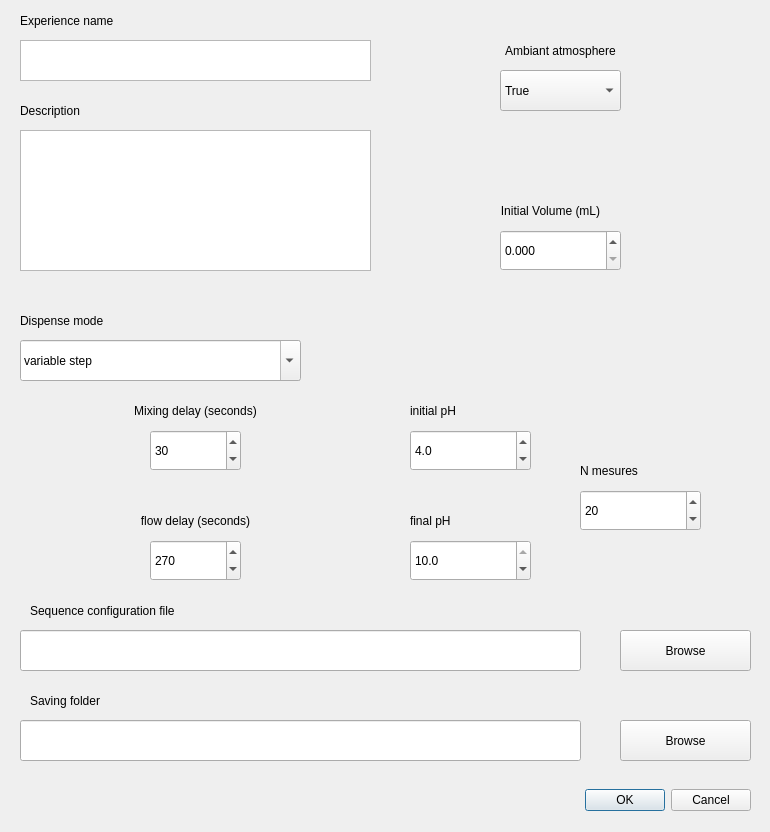
<?xml version="1.0" encoding="UTF-8"?>
<ui version="4.0">
 <class>sequenceConfig</class>
 <widget class="QDialog" name="sequenceConfig">
  <property name="geometry">
   <rect>
    <x>0</x>
    <y>0</y>
    <width>770</width>
    <height>832</height>
   </rect>
  </property>
  <property name="windowTitle">
   <string>Sequence configuration</string>
  </property>
  <property name="sizeGripEnabled">
   <bool>false</bool>
  </property>
  <widget class="QDialogButtonBox" name="dialogbox">
   <property name="geometry">
    <rect>
     <x>440</x>
     <y>770</y>
     <width>311</width>
     <height>61</height>
    </rect>
   </property>
   <property name="orientation">
    <enum>Qt::Horizontal</enum>
   </property>
   <property name="standardButtons">
    <set>QDialogButtonBox::Cancel|QDialogButtonBox::Ok</set>
   </property>
  </widget>
  <widget class="QPlainTextEdit" name="exp_name">
   <property name="geometry">
    <rect>
     <x>20</x>
     <y>40</y>
     <width>351</width>
     <height>41</height>
    </rect>
   </property>
   <property name="plainText">
    <string/>
   </property>
  </widget>
  <widget class="QLabel" name="exp_name_label">
   <property name="geometry">
    <rect>
     <x>20</x>
     <y>0</y>
     <width>241</width>
     <height>41</height>
    </rect>
   </property>
   <property name="text">
    <string>Experience name</string>
   </property>
  </widget>
  <widget class="QLabel" name="description_label">
   <property name="geometry">
    <rect>
     <x>20</x>
     <y>90</y>
     <width>181</width>
     <height>41</height>
    </rect>
   </property>
   <property name="text">
    <string>Description</string>
   </property>
  </widget>
  <widget class="QPlainTextEdit" name="description">
   <property name="geometry">
    <rect>
     <x>20</x>
     <y>130</y>
     <width>351</width>
     <height>141</height>
    </rect>
   </property>
   <property name="plainText">
    <string/>
   </property>
  </widget>
  <widget class="QSpinBox" name="Nmes">
   <property name="geometry">
    <rect>
     <x>580</x>
     <y>490</y>
     <width>121</width>
     <height>41</height>
    </rect>
   </property>
   <property name="minimum">
    <number>3</number>
   </property>
   <property name="maximum">
    <number>30</number>
   </property>
   <property name="value">
    <number>20</number>
   </property>
  </widget>
  <widget class="QLabel" name="pH_init_label">
   <property name="geometry">
    <rect>
     <x>410</x>
     <y>390</y>
     <width>111</width>
     <height>41</height>
    </rect>
   </property>
   <property name="text">
    <string>initial pH</string>
   </property>
  </widget>
  <widget class="QLabel" name="pH_fin_label">
   <property name="geometry">
    <rect>
     <x>410</x>
     <y>500</y>
     <width>121</width>
     <height>41</height>
    </rect>
   </property>
   <property name="text">
    <string>final pH</string>
   </property>
  </widget>
  <widget class="QLabel" name="Nmes_label">
   <property name="geometry">
    <rect>
     <x>580</x>
     <y>450</y>
     <width>121</width>
     <height>41</height>
    </rect>
   </property>
   <property name="text">
    <string>N mesures</string>
   </property>
  </widget>
  <widget class="QDoubleSpinBox" name="pH_init">
   <property name="geometry">
    <rect>
     <x>410</x>
     <y>430</y>
     <width>121</width>
     <height>41</height>
    </rect>
   </property>
   <property name="decimals">
    <number>1</number>
   </property>
   <property name="minimum">
    <double>3.000000000000000</double>
   </property>
   <property name="maximum">
    <double>5.000000000000000</double>
   </property>
   <property name="singleStep">
    <double>0.100000000000000</double>
   </property>
   <property name="value">
    <double>4.000000000000000</double>
   </property>
  </widget>
  <widget class="QDoubleSpinBox" name="pH_fin">
   <property name="geometry">
    <rect>
     <x>410</x>
     <y>540</y>
     <width>121</width>
     <height>41</height>
    </rect>
   </property>
   <property name="decimals">
    <number>1</number>
   </property>
   <property name="minimum">
    <double>8.000000000000000</double>
   </property>
   <property name="maximum">
    <double>10.000000000000000</double>
   </property>
   <property name="singleStep">
    <double>0.100000000000000</double>
   </property>
   <property name="value">
    <double>10.000000000000000</double>
   </property>
  </widget>
  <widget class="QComboBox" name="dispense_mode">
   <property name="geometry">
    <rect>
     <x>20</x>
     <y>340</y>
     <width>281</width>
     <height>41</height>
    </rect>
   </property>
   <property name="editable">
    <bool>true</bool>
   </property>
   <property name="currentText">
    <string>variable step</string>
   </property>
   <property name="maxVisibleItems">
    <number>10</number>
   </property>
   <item>
    <property name="text">
     <string>variable step</string>
    </property>
   </item>
   <item>
    <property name="text">
     <string>fixed step</string>
    </property>
   </item>
   <item>
    <property name="text">
     <string>with feedback</string>
    </property>
   </item>
   <item>
    <property name="text">
     <string>fixed volumes</string>
    </property>
   </item>
   <item>
    <property name="text">
     <string>from file</string>
    </property>
   </item>
  </widget>
  <widget class="QLabel" name="dispense_mode_label">
   <property name="geometry">
    <rect>
     <x>20</x>
     <y>300</y>
     <width>261</width>
     <height>41</height>
    </rect>
   </property>
   <property name="text">
    <string>Dispense mode</string>
   </property>
  </widget>
  <widget class="QLabel" name="saving_folder_label">
   <property name="geometry">
    <rect>
     <x>30</x>
     <y>680</y>
     <width>351</width>
     <height>41</height>
    </rect>
   </property>
   <property name="text">
    <string>Saving folder</string>
   </property>
  </widget>
  <widget class="QDoubleSpinBox" name="V_init">
   <property name="enabled">
    <bool>true</bool>
   </property>
   <property name="geometry">
    <rect>
     <x>500</x>
     <y>230</y>
     <width>121</width>
     <height>41</height>
    </rect>
   </property>
   <property name="accessibleDescription">
    <string extracomment="BLA"/>
   </property>
   <property name="autoFillBackground">
    <bool>false</bool>
   </property>
   <property name="wrapping">
    <bool>false</bool>
   </property>
   <property name="decimals">
    <number>3</number>
   </property>
   <property name="minimum">
    <double>0.000000000000000</double>
   </property>
   <property name="maximum">
    <double>2000.000000000000000</double>
   </property>
   <property name="singleStep">
    <double>0.010000000000000</double>
   </property>
   <property name="value">
    <double>0.000000000000000</double>
   </property>
  </widget>
  <widget class="QLabel" name="Vinit_label">
   <property name="geometry">
    <rect>
     <x>420</x>
     <y>190</y>
     <width>261</width>
     <height>41</height>
    </rect>
   </property>
   <property name="text">
    <string>Initial Volume (mL)</string>
   </property>
   <property name="alignment">
    <set>Qt::AlignCenter</set>
   </property>
  </widget>
  <widget class="QLabel" name="flow_delay_label">
   <property name="geometry">
    <rect>
     <x>50</x>
     <y>500</y>
     <width>291</width>
     <height>41</height>
    </rect>
   </property>
   <property name="text">
    <string>flow delay (seconds)</string>
   </property>
   <property name="alignment">
    <set>Qt::AlignCenter</set>
   </property>
  </widget>
  <widget class="QSpinBox" name="fixed_delay_box">
   <property name="geometry">
    <rect>
     <x>150</x>
     <y>540</y>
     <width>91</width>
     <height>41</height>
    </rect>
   </property>
   <property name="maximum">
    <number>7200</number>
   </property>
   <property name="value">
    <number>270</number>
   </property>
  </widget>
  <widget class="QLabel" name="mixing_delay_label">
   <property name="geometry">
    <rect>
     <x>110</x>
     <y>390</y>
     <width>171</width>
     <height>41</height>
    </rect>
   </property>
   <property name="text">
    <string>Mixing delay (seconds)</string>
   </property>
   <property name="alignment">
    <set>Qt::AlignCenter</set>
   </property>
  </widget>
  <widget class="QSpinBox" name="agitation_delay_box">
   <property name="geometry">
    <rect>
     <x>150</x>
     <y>430</y>
     <width>91</width>
     <height>41</height>
    </rect>
   </property>
   <property name="maximum">
    <number>300</number>
   </property>
   <property name="value">
    <number>30</number>
   </property>
  </widget>
  <widget class="QToolButton" name="browse">
   <property name="enabled">
    <bool>true</bool>
   </property>
   <property name="geometry">
    <rect>
     <x>620</x>
     <y>720</y>
     <width>131</width>
     <height>41</height>
    </rect>
   </property>
   <property name="text">
    <string>Browse</string>
   </property>
   <property name="checkable">
    <bool>false</bool>
   </property>
   <property name="autoRaise">
    <bool>false</bool>
   </property>
  </widget>
  <widget class="QLineEdit" name="saving_folder">
   <property name="geometry">
    <rect>
     <x>20</x>
     <y>720</y>
     <width>561</width>
     <height>41</height>
    </rect>
   </property>
  </widget>
  <widget class="QLineEdit" name="sequence_config_file">
   <property name="geometry">
    <rect>
     <x>20</x>
     <y>630</y>
     <width>561</width>
     <height>41</height>
    </rect>
   </property>
  </widget>
  <widget class="QToolButton" name="browse1">
   <property name="enabled">
    <bool>true</bool>
   </property>
   <property name="geometry">
    <rect>
     <x>620</x>
     <y>630</y>
     <width>131</width>
     <height>41</height>
    </rect>
   </property>
   <property name="text">
    <string>Browse</string>
   </property>
   <property name="checkable">
    <bool>false</bool>
   </property>
   <property name="autoRaise">
    <bool>false</bool>
   </property>
  </widget>
  <widget class="QLabel" name="sequence_config_label">
   <property name="geometry">
    <rect>
     <x>30</x>
     <y>590</y>
     <width>351</width>
     <height>41</height>
    </rect>
   </property>
   <property name="text">
    <string>Sequence configuration file</string>
   </property>
  </widget>
  <widget class="QLabel" name="atmosphere_label">
   <property name="geometry">
    <rect>
     <x>430</x>
     <y>30</y>
     <width>261</width>
     <height>41</height>
    </rect>
   </property>
   <property name="text">
    <string>Ambiant atmosphere</string>
   </property>
   <property name="alignment">
    <set>Qt::AlignCenter</set>
   </property>
  </widget>
  <widget class="QComboBox" name="atmosphere_box">
   <property name="geometry">
    <rect>
     <x>500</x>
     <y>70</y>
     <width>121</width>
     <height>41</height>
    </rect>
   </property>
   <item>
    <property name="text">
     <string>True</string>
    </property>
   </item>
   <item>
    <property name="text">
     <string>False</string>
    </property>
   </item>
  </widget>
 </widget>
 <resources/>
 <connections>
  <connection>
   <sender>dialogbox</sender>
   <signal>accepted()</signal>
   <receiver>sequenceConfig</receiver>
   <slot>accept()</slot>
   <hints>
    <hint type="sourcelabel">
     <x>248</x>
     <y>254</y>
    </hint>
    <hint type="destinationlabel">
     <x>157</x>
     <y>274</y>
    </hint>
   </hints>
  </connection>
  <connection>
   <sender>dialogbox</sender>
   <signal>rejected()</signal>
   <receiver>sequenceConfig</receiver>
   <slot>reject()</slot>
   <hints>
    <hint type="sourcelabel">
     <x>316</x>
     <y>260</y>
    </hint>
    <hint type="destinationlabel">
     <x>286</x>
     <y>274</y>
    </hint>
   </hints>
  </connection>
 </connections>
</ui>
